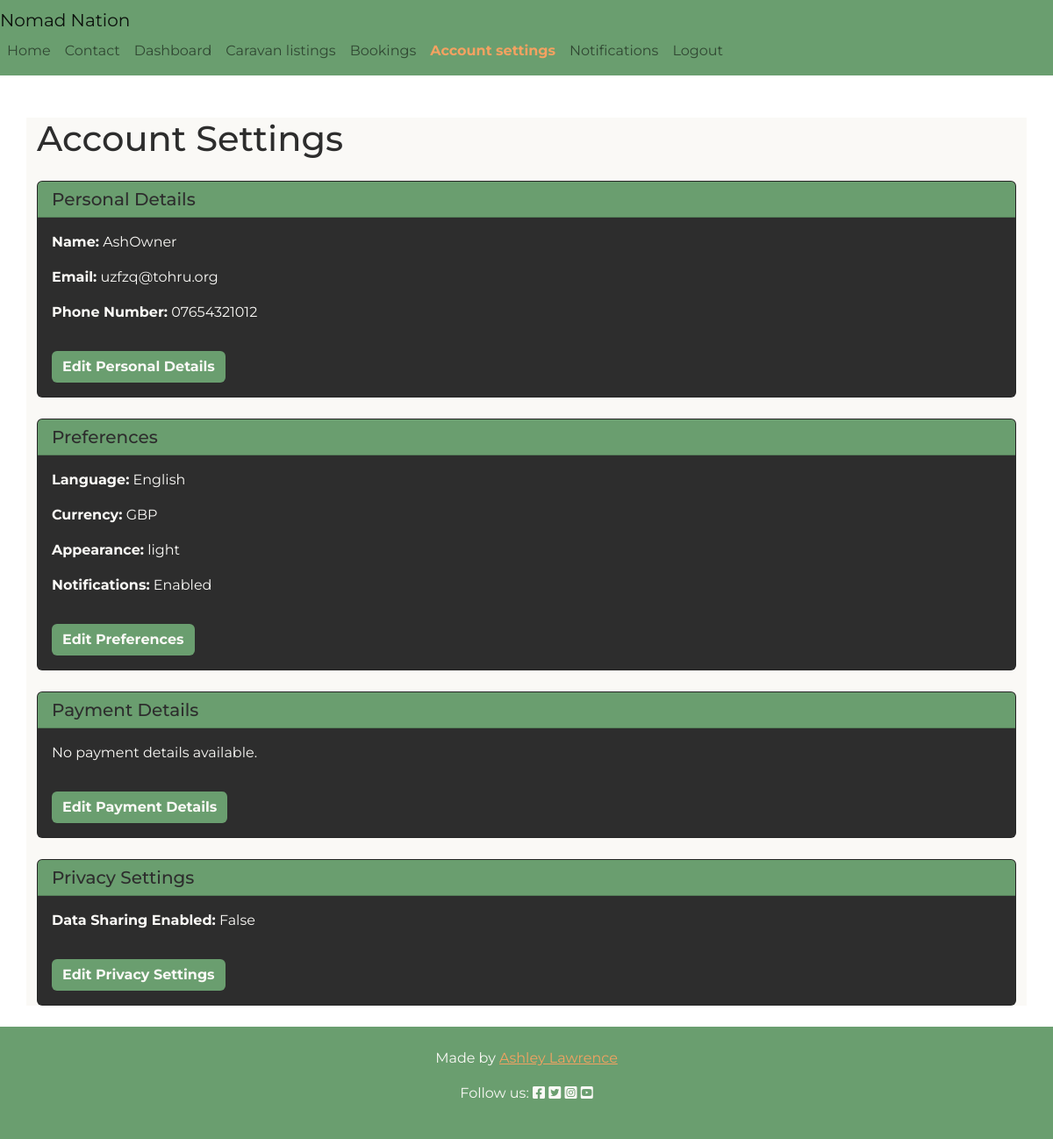
Page /user_settings/account_settings/ (signed in) on the earlier database version.
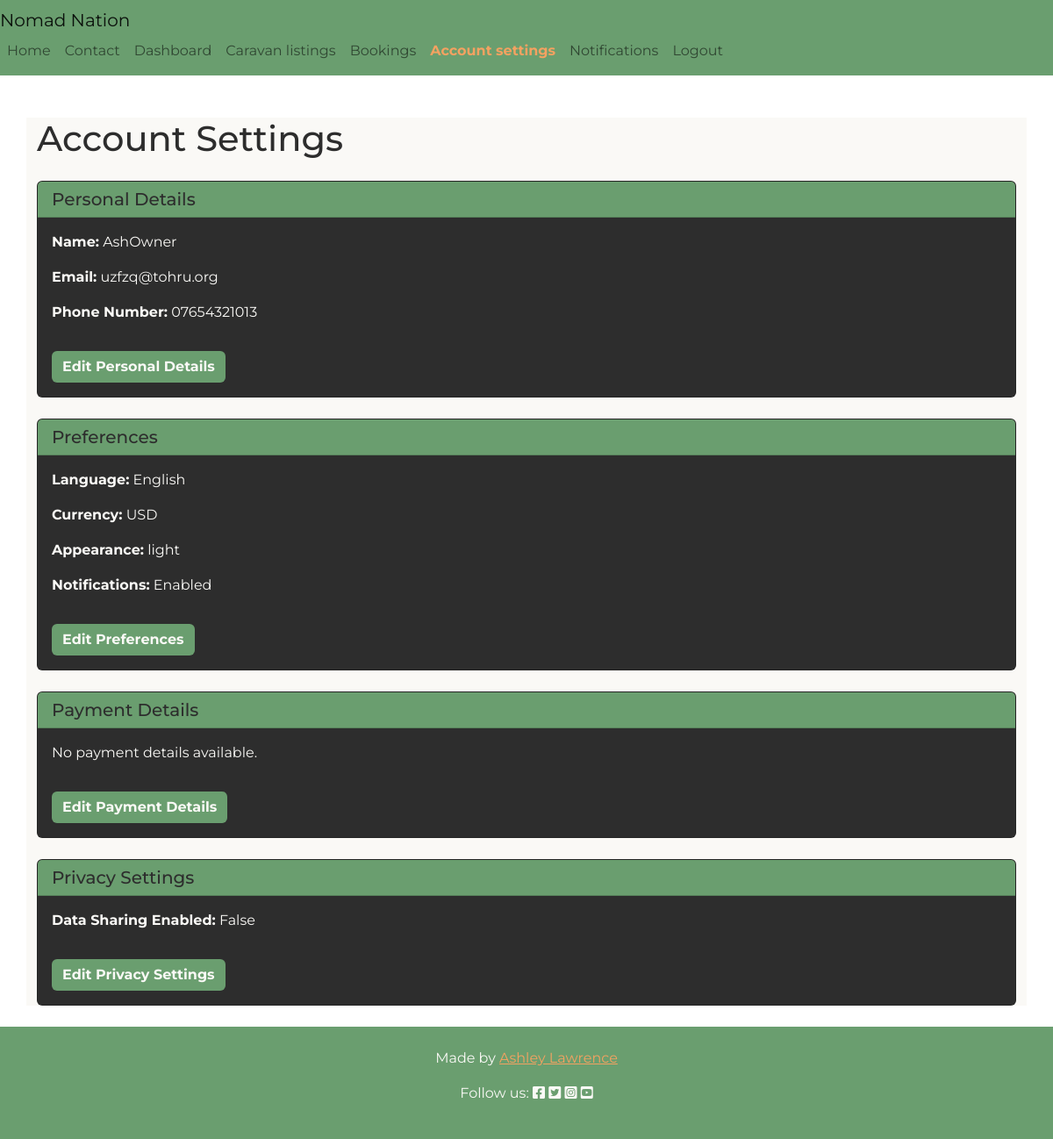
Same page on the later database version.
### user_settings/models.py (models this page shows, shortened)
class UserProfile(models.Model):
    LANGUAGE_CHOICES = [
        ('en', 'English'),
        ('es', 'Spanish'),
        ('fr', 'French'),
        ('de', 'German'),
        ('it', 'Italian'),
        ('pt', 'Portuguese'),
        ('ru', 'Russian'),
        ('zh', 'Chinese'),
        ('ja', 'Japanese'),
        ('hi', 'Hindi'),
    ]
    user = models.OneToOneField(
        User, on_delete=models.CASCADE, related_name='user_profile'
    )
    profile_pic = models.ImageField(upload_to='profile_pics', blank=True)
    bio = models.TextField(blank=True)
    phone_number = models.CharField(max_length=15, blank=True)
    language = models.CharField(
        max_length=2, choices=LANGUAGE_CHOICES, default='en'
    )
    appearance = models.CharField(
        max_length=20,
        choices=[('light', 'Light'), ('dark', 'Dark')],
        default='light'
    )
    currency = models.CharField(max_length=3, default='GBP')
    notifications = models.BooleanField(default=True)

### user_settings/views.py (the view)
# urls.py: path('account_settings/', views.account_settings, name='account_settings'),
@login_required
def account_settings(request):
    user_profile, created = UserProfile.objects.get_or_create(
        user=request.user
    )
    payment_details = PaymentDetails.objects.filter(
        user=request.user
    )
    privacy_settings, created = PrivacySettings.objects.get_or_create(
        user=request.user
    )
    context = {
        'user_profile': user_profile,
        'payment_details': payment_details,
        'privacy_settings': privacy_settings
    }
    return render(request, 'user_settings/account_settings.html', context)

### user_settings/templates/user_settings/account_settings.html (shortened to what this page needs)
{% extends "base.html" %}
{% load i18n %}
{% block content %}
<div class="container mt-5 bg-styles">
    <h1 class="mb-4">{% trans "Account Settings" %}</h1>
    <div class="card mb-4">
        <div class="card-header">
            <h2 class="h5 mb-0">{% trans "Personal Details" %}</h2>
        </div>
        <div class="card-body text-white">
            <p><strong>{% trans "Name:" %}</strong> {{ user_profile.user.username }}</p>
            <p><strong>{% trans "Email:" %}</strong> {{ user_profile.user.email }}</p>
            <p><strong>{% trans "Phone Number:" %}</strong> {{ user_profile.phone_number }}</p>
            <button type="button" class="btn btn-primary mt-3 btn-styles" data-bs-toggle="modal" data-bs-target="#editPersonalDetailsModal">
                {% trans "Edit Personal Details" %}
            </button>
        </div>
    </div>
    <div class="card mb-4">
        <div class="card-header">
            <h2 class="h5 mb-0">{% trans "Preferences" %}</h2>
        </div>
        <div class="card-body text-white">
            <p>
                <strong>{% trans "Language:" %}</strong> <span id="preferences-language">{{ user_profile.get_language_display }}</span>
            </p>
            <p>
                <strong>{% trans "Currency:" %}</strong> <span id="preferences-currency">{{ user_profile.currency }}</span>
            </p>
            <p>
                <strong>{% trans "Appearance:" %}</strong> <span id="preferences-appearance">{{ user_profile.appearance }}</span>
            </p>
            <p>
                <strong>{% trans "Notifications:" %}</strong> <span id="preferences-notifications">
                    {% if user_profile.notifications %}Enabled{% else %}Disabled{% endif %}</span>
            </p>
            <button type="button" class="btn btn-primary mt-3 btn-styles" data-bs-toggle="modal" data-bs-target="#editPreferencesModal">
                {% trans "Edit Preferences" %}
            </button>
        </div>
    </div>
    <div class="card mb-4">
        <div class="card-header">
            <h2 class="h5 mb-0">{% trans "Payment Details" %}</h2>
        </div>
        <div class="card-body text-white">
            {% for payment in payment_details %}
                <p><strong>{{ payment.payment_method }}:</strong> **** **** **** {{ payment.card_last_four }}</p>
            {% empty %}
                <p>{% trans "No payment details available." %}</p>
            {% endfor %}
            <button type="button" class="btn btn-primary mt-3 btn-styles" data-bs-toggle="modal" data-bs-target="#editPaymentDetailsModal">
                {% trans "Edit Payment Details" %}
            </button>
        </div>
    </div>
    <div class="card mb-4">
        <div class="card-header">
            <h2 class="h5 mb-0">{% trans "Privacy Settings" %}</h2>
        </div>
        <div class="card-body text-white">
            <p><strong>{% trans "Data Sharing Enabled:" %}</strong> {{ privacy_settings.data_sharing_enabled }}</p>
            <button type="button" class="btn btn-primary mt-3 btn-styles" data-bs-toggle="modal" data-bs-target="#editPrivacySettingsModal">
                {% trans "Edit Privacy Settings" %}
            </button>
        </div>
    </div>
</div>
{% endblock %}

Differences in the rows shown:
changed UserProfile "English": phone_number "07654321012" → "07654321013"; currency "GBP" → "USD"
